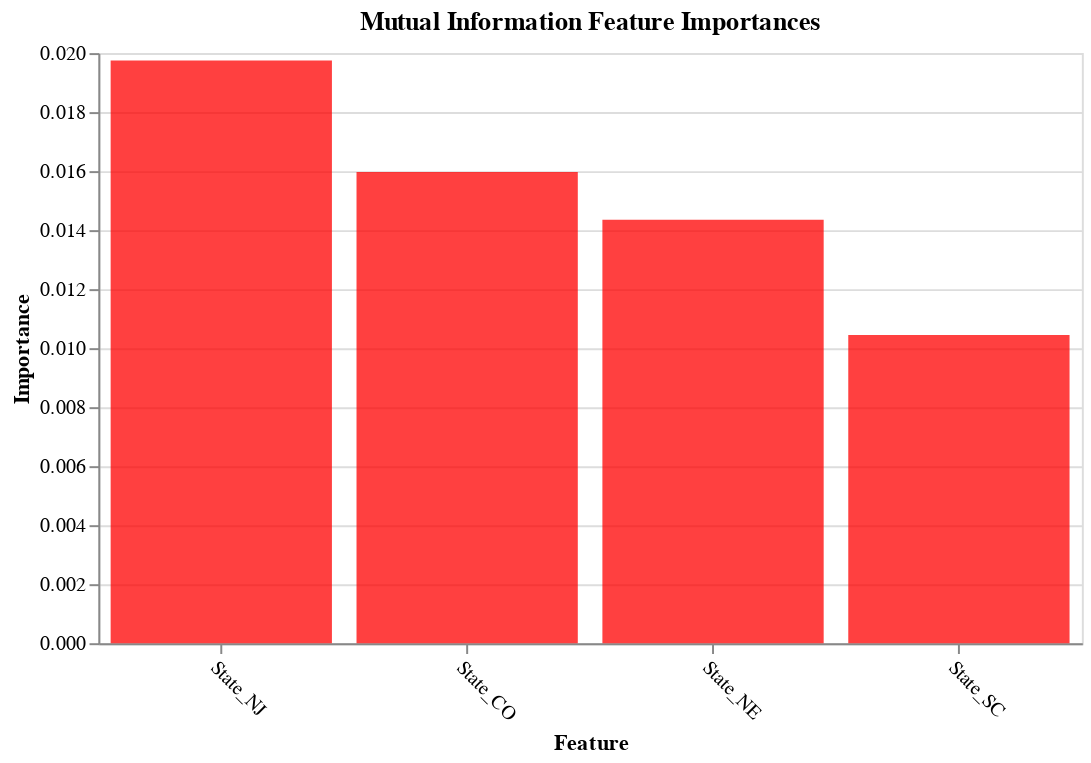

The notebook cell saved with this chart:
### Code cell
plot_imp(best_features_mutual_info, feature_importances_mutual_info, 'Mutual Information', 'red')

### Figure 1 — Vega-Lite specification as saved in the notebook (floating-point values rounded to 4 significant figures)
{"config": {"view": {"continuousWidth": 400, "continuousHeight": 300}}, "data": {"name": "data-41a59fad35f896a6dfdea01b80ccd431"}, "mark": {"type": "bar", "color": "red", "opacity": 0.75}, "encoding": {"x": {"axis": {"labelAngle": 45}, "field": "features", "sort": null, "title": "Feature", "type": "nominal"}, "y": {"field": "importances", "title": "Importance", "type": "quantitative"}}, "title": "Mutual Information Feature Importances", "width": 500, "$schema": "https://vega.github.io/schema/vega-lite/v4.17.0.json", "datasets": {"data-41a59fad35f896a6dfdea01b80ccd431": [{"features": "State_NJ", "importances": 0.01975}, {"features": "State_CO", "importances": 0.01597}, {"features": "State_NE", "importances": 0.01435}, {"features": "State_SC", "importances": 0.01045}]}}
